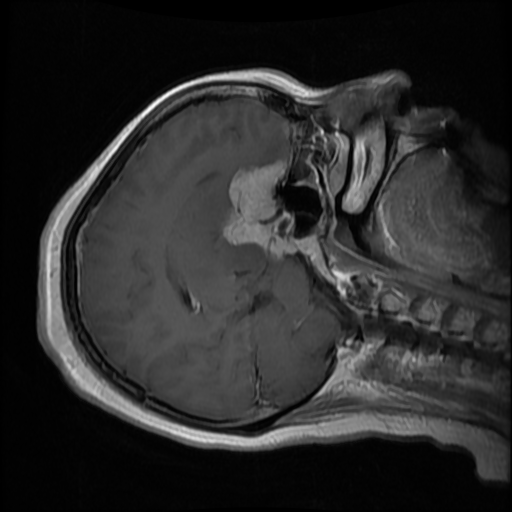
#> input picture datasets/2D_dataset_T1_png/100360/images/447.png, 512 x 512 px
$ python resize.py --input ../datasets/2D_dataset_T1_png/100360/images/447.png --output out --size 100 100
#> lines starting #> are read from the running program, lines starting #| are printed output that depends on the picture
"""
Scale down (or up) images to a target size.

Usage:
    python3 utils/resize.py --input path/to/image.png --output path/to/out.png --size 256 256
    python3 utils/resize.py --input path/to/dir --output path/to/out_dir --size 256 256
    python3 utils/resize.py --input path/to/dir --output path/to/out_dir --size 256 256 --mask
"""

import argparse
from pathlib import Path

from PIL import Image

DOWNSCALE_RESAMPLE = Image.BILINEAR
MASK_RESAMPLE = Image.NEAREST


def resize_file(input_path: Path, output_path: Path, size: tuple[int, int], is_mask: bool) -> None:
#> called with size = (100, 100), is_mask = False
    image = Image.open(input_path)
#> image is the input picture: PIL image 512x512 L; min 0, max 255, mean 42.9
    resample = MASK_RESAMPLE if is_mask else DOWNSCALE_RESAMPLE
    resized = image.resize(size, resample=resample)
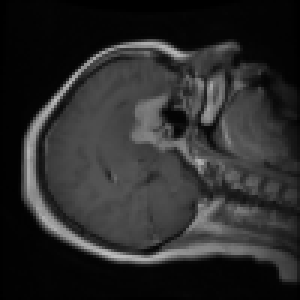
#> resized: PIL image 100x100 L (shown 3 times larger); min 0, max 190, mean 42.9
    output_path.parent.mkdir(parents=True, exist_ok=True)
    resized.save(output_path)


def main():
    parser = argparse.ArgumentParser(description="Resize images to a target dimension")
    parser.add_argument("--input", required=True, type=Path, help="Input image file or directory")
    parser.add_argument("--output", required=True, type=Path, help="Output image file or directory")
    parser.add_argument("--size", required=True, type=int, nargs=2, metavar=("WIDTH", "HEIGHT"), help="Target size")
    parser.add_argument("--mask", action="store_true", help="Use nearest-neighbor resampling (for label/mask images)")
    args = parser.parse_args()

    size = tuple(args.size)

    if args.input.is_dir():
        paths = sorted(p for p in args.input.rglob("*") if p.suffix.lower() in (".png", ".jpg", ".jpeg"))
        for path in paths:
            out_path = args.output / path.relative_to(args.input)
            resize_file(path, out_path, size, args.mask)
        print(f"Resized {len(paths)} images to {size} -> {args.output}")
    else:
        resize_file(args.input, args.output, size, args.mask)
        print(f"Resized {args.input} to {size} -> {args.output}")


if __name__ == "__main__":
    main()
